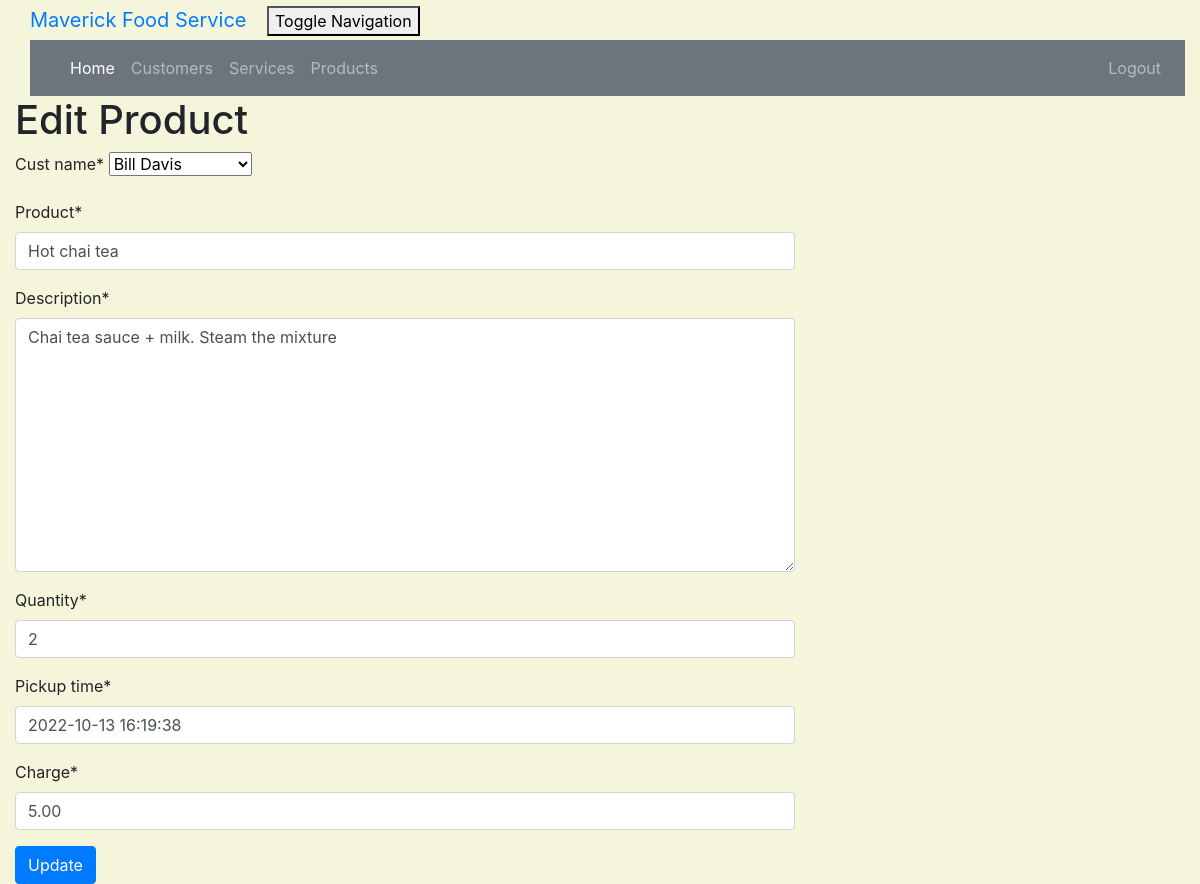
The app's page /product/2/edit/ (signed in) with its own data.
### crm/models.py (models this page shows, shortened)
class Customer(models.Model):
    cust_name = models.CharField(max_length=50)
    email = models.EmailField(max_length=100)
    phone = models.CharField(max_length=20)
    bldgroom = models.CharField(max_length=100)
    address = models.CharField(max_length=200)
    state = models.CharField(max_length=50)
    city = models.CharField(max_length=50, null=True)
    zipcode = models.CharField(max_length=10)
    organization = models.CharField(max_length=100)
    role = models.CharField(max_length=100)
    def __str__(self):
        return self.cust_name

class Product(models.Model):
    cust_name = models.ForeignKey(Customer, on_delete=models.CASCADE, related_name='products')
    product = models.CharField(max_length=100)
    description = models.TextField()
    quantity = models.IntegerField()
    pickup_time = models.DateTimeField(
        default=timezone.now)
    charge = models.DecimalField(max_digits=10, decimal_places=2)
    created_date = models.DateTimeField(
        default=timezone.now)
    updated_date = models.DateTimeField(auto_now_add=True)

### crm/views.py (the view)
# urls.py: path('product/<int:pk>/edit/', views.product_edit, name='product_edit'),
@login_required
def product_edit(request, pk):
    product = get_object_or_404(Product, pk=pk)
    if request.method == "POST":
        form = ProductForm(request.POST, instance=product)
        if form.is_valid():
            product = form.save()
            product.updated_date = timezone.now()
            product.save()
            products = Product.objects.filter(created_date__lte=timezone.now())
            return render(request, 'crm/product_list.html',
                          {'products': products})
    else:
        form = ProductForm(instance=product)
    return render(request, 'crm/product_edit.html', {'form': form})

### crm/forms.py
class ProductForm(forms.ModelForm):
    class Meta:
        model = Product
        fields = ('cust_name', 'product', 'description', 'quantity', 'pickup_time', 'charge')

### crm/templates/crm/product_edit.html (shortened to what this page needs)
<!DOCTYPE html>
<html lang="en">
{% extends 'crm/base.html' %}
{% load crispy_forms_tags %}
{% block content %}
    <h1>Edit Product</h1>
    <form method="POST" class="product-form">{% csrf_token %}
        {{ form|crispy }}
        <button type="submit" class="btn btn-primary">Update</button>
    </form>
{% endblock %}

### crm/static/css/portfolio.css (style rules this page uses)
body { padding-left: 15px; }

### crm/templates/crm/product_edit.html (style rules this page uses)
body { background-color: beige; }

### records on screen
Customer: cust_name "Bill Davis"
Product: product "Hot chai tea", description "Chai tea sauce + milk. Steam the mixture", quantity "2", pickup_time "2022-10-13 16:19:38", charge "5.00"
